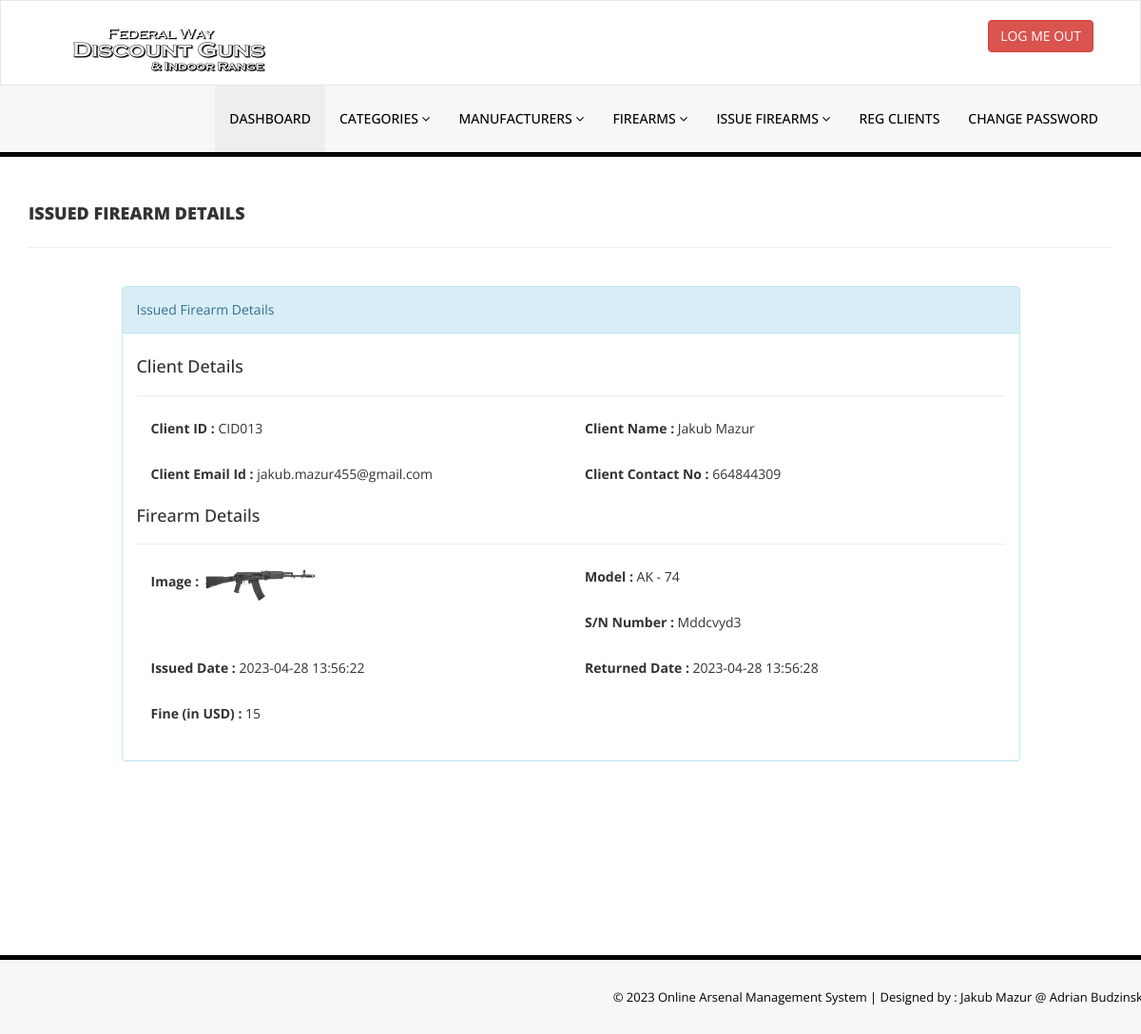
Page /admin/update-issue-gundeails.php?rid=14 (signed in) on the committed database.
### tables this page shows
CREATE TABLE `issuedgundetails` (
  `id` int(11) NOT NULL,
  `GunId` int(11) DEFAULT NULL,
  `ClientID` varchar(150) DEFAULT NULL,
  `IssuesDate` timestamp NULL DEFAULT current_timestamp(),
  `ReturnDate` timestamp NULL DEFAULT NULL ON UPDATE current_timestamp(),
  `RetrunStatus` int(1) DEFAULT NULL,
  `fine` int(11) DEFAULT NULL
);

CREATE TABLE `tblclients` (
  `id` int(11) NOT NULL,
  `ClientId` varchar(100) DEFAULT NULL,
  `FullName` varchar(120) DEFAULT NULL,
  `EmailId` varchar(120) DEFAULT NULL,
  `MobileNumber` char(11) DEFAULT NULL,
  `Password` varchar(120) DEFAULT NULL,
  `Status` int(1) DEFAULT NULL,
  `RegDate` timestamp NULL DEFAULT current_timestamp(),
  `UpdationDate` timestamp NULL DEFAULT NULL ON UPDATE current_timestamp()
);

CREATE TABLE `tblguns` (
  `id` int(11) NOT NULL,
  `GunName` varchar(255) DEFAULT NULL,
  `CatId` int(11) DEFAULT NULL,
  `ManufacturerId` int(11) DEFAULT NULL,
  `SerialNumber` varchar(25) DEFAULT NULL,
  `GunPrice` decimal(10,2) DEFAULT NULL,
  `GunImage` varchar(250) NOT NULL,
  `isIssued` int(1) DEFAULT NULL,
  `RegDate` timestamp NULL DEFAULT current_timestamp(),
  `UpdationDate` timestamp NULL DEFAULT NULL ON UPDATE current_timestamp()
);

### admin/update-issue-gundeails.php (the view, shortened to what this page needs)
<?php
include('includes/config.php');
if(strlen($_SESSION['alogin'])==0)
    {
header('location:index.php');
}
else{
?>
<!DOCTYPE html>
<html xmlns="http://www.w3.org/1999/xhtml">
<head>
    <link href="assets/css/bootstrap.css" rel="stylesheet" />
    <link href="assets/css/font-awesome.css" rel="stylesheet" />
    <link href="assets/css/style.css" rel="stylesheet" />
</head>
<body>
<?php include('includes/header.php');?>
    <div class="content-wrapper">
         <div class="container">
        <div class="row pad-botm">
            <div class="col-md-12">
                <h4 class="header-line">Issued Firearm Details</h4>
                            </div>
</div>
<div class="row">
<div class="col-md-10 col-sm-6 col-xs-12 col-md-offset-1">
<div class="panel panel-info">
<div class="panel-heading">
Issued Firearm Details
</div>
<div class="panel-body">
<form role="form" method="post">
<?php
$rid=intval($_GET['rid']);
$sql = "SELECT tblclients.ClientId ,tblclients.FullName,tblclients.EmailId,tblclients.MobileNumber,tblGuns.GunName,tblGuns.SerialNumber,issuedgundetails.IssuesDate,issuedgundetails.ReturnDate,issuedgundetails.id as rid,issuedgundetails.fine,issuedgundetails.RetrunStatus,tblGuns.id as bid,tblGuns.gunImage from  issuedgundetails join tblclients on tblclients.ClientId=issuedgundetails.ClientId join tblGuns on tblGuns.id=issuedgundetails.GunId where issuedgundetails.id=:rid";
$query = $dbh -> prepare($sql);
$query->bindParam(':rid',$rid,PDO::PARAM_STR);
$query->execute();
$results=$query->fetchAll(PDO::FETCH_OBJ);
if($query->rowCount() > 0)
{
foreach($results as $result)
{               ?>
<h4>Client Details</h4>
<hr />
<div class="col-md-6">
<div class="form-group">
<label>Client ID :</label>
<?php echo htmlentities($result->ClientId);?>
</div></div>
<div class="col-md-6">
<div class="form-group">
<label>Client Name :</label>
<?php echo htmlentities($result->FullName);?>
</div></div>
<div class="col-md-6">
<div class="form-group">
<label>Client Email Id :</label>
<?php echo htmlentities($result->EmailId);?>
</div></div>
<div class="col-md-6">
<div class="form-group">
<label>Client Contact No :</label>
<?php echo htmlentities($result->MobileNumber);?>
</div></div>
<h4>Firearm Details</h4>
<hr />
<div class="col-md-6">
<div class="form-group">
<label>Image :</label>
<img src="gunimg/<?php echo htmlentities($result->gunImage); ?>" width="120">
</div></div>
<div class="col-md-6">
<div class="form-group">
<label>Model :</label>
<?php echo htmlentities($result->GunName);?>
</div>
</div>
<div class="col-md-6">
<div class="form-group">
<label>S/N Number :</label>
<?php echo htmlentities($result->SerialNumber);?>
</div>
</div>
<div class="col-md-6">
<div class="form-group">
<label>Issued Date :</label>
<?php echo htmlentities($result->IssuesDate);?>
</div></div>
<div class="col-md-6">
<div class="form-group">
<label>Returned Date :</label>
<?php if($result->ReturnDate=="")
                                            {
                                                echo htmlentities("Not Return Yet");
                                            } else {
                                            echo htmlentities($result->ReturnDate);
}
                                            ?>
</div>
</div>
<div class="col-md-12">
<div class="form-group">
<label>Fine (in USD) :</label>
<?php
if($result->fine=="")
{?>
<input class="form-control" type="text" name="fine" id="fine"  required />
<?php }else {
echo htmlentities($result->fine);
}
?>
</div>
</div>
 <?php if($result->RetrunStatus==0){?>
<button type="submit" name="return" id="submit" class="btn btn-info">Return Gun </button>
 </div>
<?php }}} ?>
                                    </form>
                            </div>
                        </div>
                            </div>
        </div>
    </div>
    </div>
  <?php include('includes/footer.php');?>
</body>
</html>
<?php } ?>

### admin/assets/css/style.css (style rules this page uses)
.content-wrapper { margin-top: 40px; min-height:800px; padding-bottom:90px; }
.header-line { font-weight:900; padding-bottom:25px; border-bottom:1px solid #eeeeee; text-transform:uppercase; }
.pad-botm { padding-bottom:30px; }

### rows in the picture
issuedgundetails: tblclients.ClientId "CID013", tblclients.FullName "Jakub Mazur", tblclients.EmailId "jakub.mazur455@gmail.com", tblclients.MobileNumber "664844309", GunId.GunImage (picture), GunId.GunName "AK - 74", GunId.SerialNumber "Mddcvyd3", IssuesDate "2023-04-28 13:56:22", ReturnDate "2023-04-28 13:56:28", fine "15"
